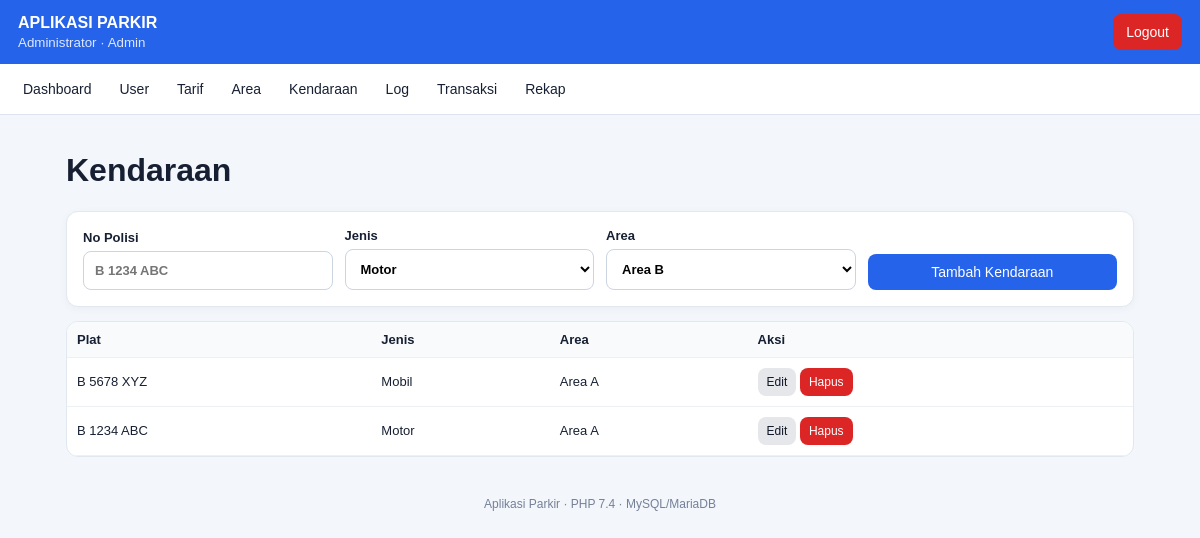
Screenshot of /index.php?page=vehicles (signed in) with the database file from the repository.
### tables this page shows
CREATE TABLE kendaraan (
  id_kendaraan INT UNSIGNED AUTO_INCREMENT PRIMARY KEY,
  no_polisi VARCHAR(20) NOT NULL UNIQUE,
  jenis_kendaraan VARCHAR(20) NOT NULL,
  id_area INT UNSIGNED NOT NULL,
  CONSTRAINT fk_kendaraan_area FOREIGN KEY (id_area) REFERENCES area_parkir(id_area) ON UPDATE CASCADE ON DELETE RESTRICT
);

CREATE TABLE area_parkir (
  id_area INT UNSIGNED AUTO_INCREMENT PRIMARY KEY,
  nama_area VARCHAR(100) NOT NULL,
  kapasitas INT UNSIGNED NOT NULL,
  lokasi VARCHAR(150) NOT NULL
);

### controllers/AppController.php (called while the page is built, shortened)
<?php
class AppController
{
    private $model;
    public function __construct(Model $model)
    {
        $this->model = $model;
    }
    public function data(string $page): array
    {
        $data = array();
        switch ($page) {
            case 'vehicles':
                $data['items'] = $this->model->vehicles(); $data['areas'] = $this->model->areas();
                $editId = (int)($_GET['edit'] ?? 0); $data['edit'] = null; foreach ($data['items'] as $row) if ((int)$row['id_kendaraan'] === $editId) { $data['edit'] = $row; break; }
                break;
        }
        return $data;
    }
}

### models/Model.php (called while the page is built, shortened)
<?php
class Model
{
    private $db;
    public function __construct(PDO $pdo)
    {
        $this->db = $pdo;
    }
    public function all(string $table): array
    {
        $allowed = array('users','area_parkir','tarif_parkir','kendaraan');
        return $this->db->query("SELECT * FROM {$table} ORDER BY 1 DESC")->fetchAll();
    }
    public function areas(): array { return $this->all('area_parkir'); }
    public function vehicles(): array
    {
        return $this->db->query('SELECT k.*, a.nama_area FROM kendaraan k JOIN area_parkir a ON a.id_area = k.id_area ORDER BY k.id_kendaraan DESC')->fetchAll();
    }
}

### views/vehicles.php (the view, shortened to what this page needs)
<?php $e=$data['edit']; ?>
<h1>Kendaraan</h1>
<div class="panel"><form method="post" action="index.php?action=vehicle_save" class="grid-form">
<label>No Polisi<input name="no_polisi" value="<?= htmlspecialchars($e['no_polisi'] ?? '') ?>" placeholder="B 1234 ABC" required></label><label>Jenis<select name="jenis_kendaraan"><?php foreach(array('Motor','Mobil','Bus','Truk') as $jenis): ?><option value="<?= $jenis ?>" <?= (($e['jenis_kendaraan'] ?? '')===$jenis?'selected':'') ?>><?= $jenis ?></option><?php endforeach; ?></select></label><label>Area<select name="id_area" required><?php foreach ($data['areas'] as $a): ?><option value="<?= $a['id_area'] ?>" <?= ((int)($e['id_area'] ?? 0)===(int)$a['id_area']?'selected':'') ?>><?= htmlspecialchars($a['nama_area']) ?></option><?php endforeach; ?></select></label><button class="btn primary"><?= $e ? 'Simpan Perubahan' : 'Tambah Kendaraan' ?></button><?php if($e): ?><a class="btn" href="index.php?page=vehicles">Batal</a><?php endif; ?>
</form></div>
<div class="table-wrap"><table><thead><tr><th>Plat</th><th>Jenis</th><th>Area</th><th>Aksi</th></tr></thead><tbody>
<?php foreach ($data['items'] as $r): ?><tr><td><?= htmlspecialchars($r['no_polisi']) ?></td><td><?= htmlspecialchars($r['jenis_kendaraan']) ?></td><td><?= htmlspecialchars($r['nama_area']) ?></td><td><a class="btn small" href="index.php?page=vehicles&edit=<?= $r['id_kendaraan'] ?>">Edit</a> <form class="inline" method="post" action="index.php?action=vehicle_delete" onsubmit="return confirm('Hapus kendaraan?')"><input type="hidden" name="id_kendaraan" value="<?= $r['id_kendaraan'] ?>"><button class="btn danger small">Hapus</button></form></td></tr><?php endforeach; ?>
</tbody></table></div>

### assets/style.css (style rules this page uses)
* { box-sizing:border-box }
body { margin:0;font-family:Arial,Helvetica,sans-serif;background:#f3f6fb;color:#172033 }
a { text-decoration:none;color:inherit }
.card,.panel { background:#fff;border:1px solid #e2e8f0;border-radius:12px;padding:16px;box-shadow:0 2px 8px rgba(0,0,0,.04) }
.panel { margin:14px 0 }
.grid-form { display:grid;grid-template-columns:repeat(auto-fit,minmax(180px,1fr));gap:12px;align-items:end }
label { font-size:13px;font-weight:bold }
input,select { display:block;width:100%;margin-top:6px;padding:11px;border:1px solid #cbd5e1;border-radius:8px;background:#fff;font:inherit }
.btn { display:inline-block;border:0;border-radius:8px;padding:10px 13px;background:#e5e7eb;color:#111827;cursor:pointer;font-size:14px }
.btn.primary { background:#2563eb;color:#fff }
.btn.danger { background:#dc2626;color:#fff }
.btn.small { padding:7px 9px;font-size:12px }
.inline { display:inline }
.table-wrap { overflow-x:auto;background:#fff;border:1px solid #e2e8f0;border-radius:12px }
.table-wrap table { border-collapse:collapse;width:100%;min-width:650px }
.table-wrap th,.table-wrap td { padding:10px;border-bottom:1px solid #edf1f6;text-align:left;font-size:13px }
.table-wrap th { background:#f8fafc }

### rows the page displays
kendaraan: no_polisi "B 5678 XYZ", jenis_kendaraan "Mobil", id_area.nama_area "Area A"
kendaraan: no_polisi "B 1234 ABC", jenis_kendaraan "Motor", id_area.nama_area "Area A"

### other values shown
$user['nama'] "Administrator"
$user['role'] "Admin"
form field jenis_kendaraan "Motor"
form field id_area "Area B"
